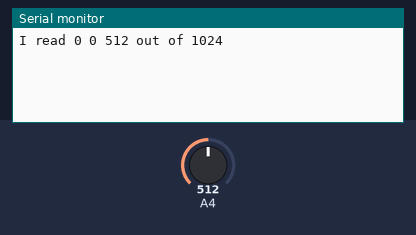
A sketch run on a simulated Arduino Nano, built with avr-gcc and run on an emulated ATmega328P. Shown: the last lines printed to the serial monitor. The inputs (shaded band) are chosen by the test bench; at power-on: A4 = 512.

Above: at 1.8 s.
1.9 s: A4 set to 716
At 2.8 s:
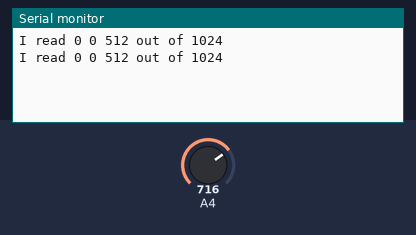
3.4 s: A4 set to 900
At 4.3 s:
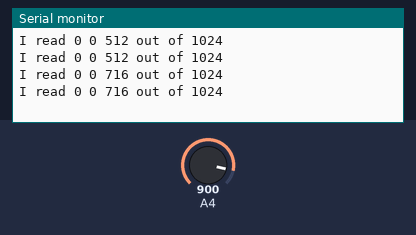
Timing chart, 0 to 6.4 s (numbered marks = the images above; inputs shaded):
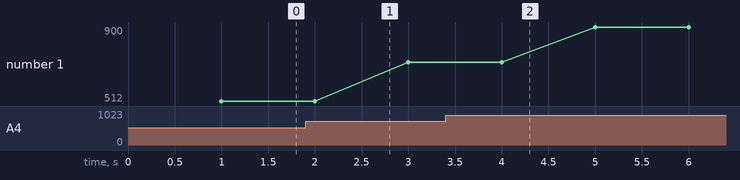

The sketch:

voltage_difference_V3_differential.ino
```cpp
int VinH, VinL, Vin;
void setup()
{
  Serial.begin(9600);
  Vin = analogRead(A3);
  Vin = analogRead(A6);
//  delay(100);
  ADMUX = 0x54;
//  ADCSRA |= 0x80;
ADCSRA = 0x87;
//  ADCSRB = 0;
//  DIDR0 |= 0x32;
//  DIDR2 = 0x0;
}

void loop()
{
  ADCSRA |= 0x40;//  VinL = ADCL;

  delay(1000);
//  VinH = ADCH;
//  Vin = (VinH << 8) + VinL;
Vin = ADC;

//  MUXAD = ADMUX;

  Serial.print("I read ");
  Serial.print(VinH);
  Serial.print(" ");
  Serial.print(VinL);
  Serial.print(" ");
  Serial.print(Vin);
  Serial.print(" out of 1024 \n");

}
```

Measured:
- plotted number 1: 512 → 716 after the input at 1.9 s, 716 → 900 after the input at 3.4 s
